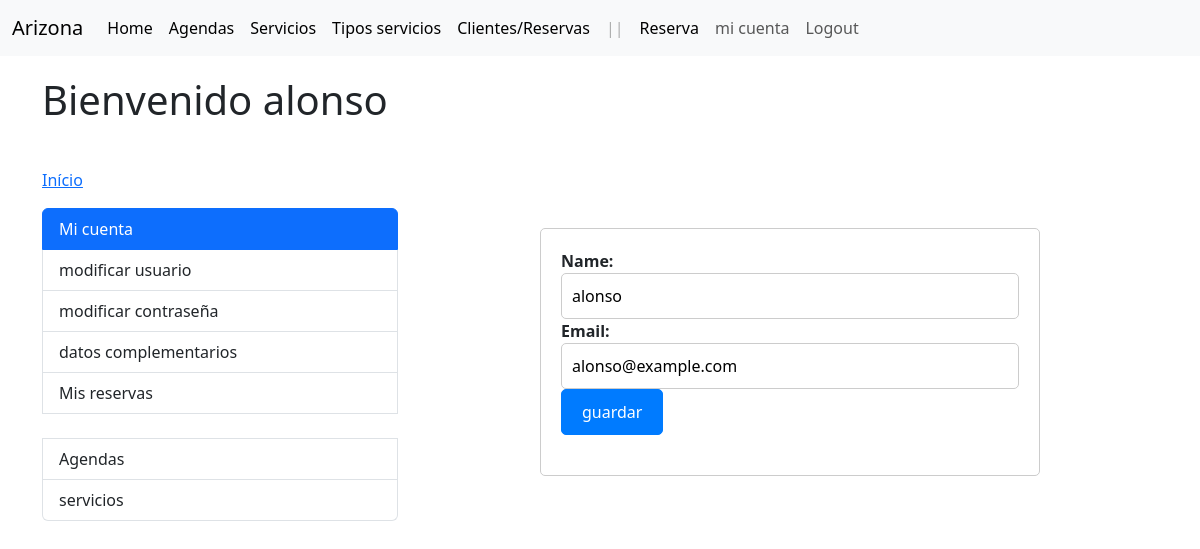
Screenshot of /accounts/update-user/ (signed in) with the database file from the repository.
### accounts/models.py (models this page shows, shortened)
class User(AbstractBaseUser, PermissionsMixin):
    username = models.CharField(
        'Usuario', max_length=30, unique=True, validators=[
            validators.RegexValidator(
                re.compile('^[\w.@+-]+$'),
                'ingrese un nombre de usuario valido '
                'Este valor debe contener solo letras, números '
                'excepto: @/./+/-/_.'
                ,  'invalid'
            )
        ], help_text='Un nombre corto que sera usado'+
                    ' para identificarlo de forma unica en la plataforma.'
    )
    name = models.CharField('Name', max_length=100)
    email = models.EmailField('Email', unique=True)
    is_staff = models.BooleanField('Admin', default=False)
    is_active = models.BooleanField('Ativo', default=True)
    date_joined = models.DateTimeField('Data de Entrada', auto_now_add=True)
    USERNAME_FIELD = 'username'
    REQUIRED_FIELDS = ['email']
    objects = UserManager()
    class Meta:
        verbose_name = 'Usuario'
        verbose_name_plural = 'Usuarios'

### accounts/views.py (the view)
class UpdateUserView(LoginRequiredMixin, UpdateView):
    model = User
    login_url = reverse_lazy('Login:login')
    template_name = 'accounts/update_user.html'
    fields = ['name', 'email']
    success_url = reverse_lazy('accounts:index')
    def get_object(self):
        return self.request.user

### accounts/templates/accounts/update_user.html (shortened to what this page needs)
{% extends 'accounts/index.html' %}
{% block accounts_container %}
<div class="container">
  <form class="form-horizontal" action="" method="post">
    {{ form }}
    <div class="form-group">
      <div class="col-md-9 col-md-offset-3">
        <button type="submit" class="btn btn-primary">guardar</button>
      </div>
    </div>
  </form>
</div>
{% endblock %}

### accounts/templates/accounts/index.html (shortened to what this page needs)
{% extends "layout.html" %}
{% block container %}
<body class="body">
    <div class="container">
        <h1>Bienvenido {{user.username}}</h1>
        <br>
        <ol class="breadcrumb">
            <li><a href="#">Início</a></li>
        </ol>
        <div class="row">
            <div class="col-md-4">
                <div class="list-group">
                    <a  class="list-group-item active">Mi cuenta</a>
                    <a href="{% url 'accounts:update_user'%}" class="list-group-item">modificar usuario</a>
                    <a href="{% url 'accounts:update_password'%}" class="list-group-item">modificar contraseña</a>
                    <a href="{% url 'client:cliente_create' %}" class="list-group-item"> datos complementarios </a>
                    <a href="{% url 'client:listar_reservas_usuario' %}" class="list-group-item">Mis reservas</a>
                    <br>
                    {% if request.user.is_staff or request.user.is_superuser %}
                    <a href="#" class="list-group-item">Agendas</a>
                    <a href="#" class="list-group-item">servicios</a>
                    {% endif %}
                </div>
            </div>
            <div class="col-md-8">
                {% block accounts_container %}<h2>Bienvenido {{ user.name }} </h2>{% endblock %}
            </div>
        </div>
</body>
{% endblock %}

### accounts/templates/accounts/update_user.html (style rules this page uses)
.container { margin-top: 20px; }
h1 { margin-bottom: 20px; }
.form-horizontal { max-width: 500px; margin: 0 auto; padding: 20px; border: 1px solid #ccc; border-radius: 5px; }
.form-group { margin-bottom: 20px; }
label { font-weight: bold; }
input[type="text"], input[type="email"] { width: 100%; padding: 10px; border: 1px solid #ccc; border-radius: 5px; }
.btn-primary { background-color: #007bff; border-color: #007bff; color: #fff; padding: 10px 20px; border-radius: 5px; cursor: pointer; }

### rows the page displays
User: username "alonso", name "alonso", email "alonso@example.com"
